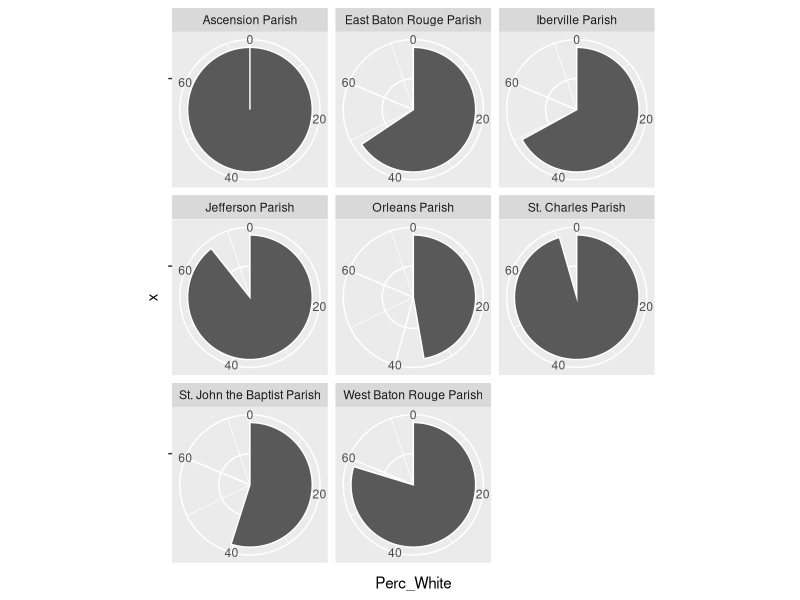

The R source for this figure: (Note: this script raises an error after producing the figure.)
## ---- chunk 1
knitr::opts_chunk$set(echo = TRUE, message = FALSE, warning = FALSE)
## ---- chunk 2
library(dplyr)
library(ggplot2)
library(tidyr)

hdat <- read.csv("R11371317_SL050.csv")
racedat <- read.csv("cc-est2018-alldata-22.csv")

racedat1 <- racedat %>% 
  filter(YEAR == 9,
         AGEGRP == 0) %>% 
  group_by(COUNTY) %>% 
  mutate(White = sum(WA_MALE, WA_FEMALE),
         Minority = TOT_POP - White,
         Perc_White = (White / TOT_POP) * 100,
         Perc_Minority = (Minority / TOT_POP) * 100) %>% 
  ungroup() %>% 
  select(STNAME, CTYNAME, TOT_POP, White, 
         Minority, Perc_White, Perc_Minority) %>% 
  mutate(LA_POP = sum(TOT_POP),
         LA_White_Perc = mean(Perc_White))

racedat2 <- racedat1 %>% 
  select(LA_White_Perc, STNAME) %>%
  pivot_wider(values_from = LA_White_Perc, names_from = STNAME) %>% 
  pivot_longer(values_to = "White", names_to = "Louisana", cols = 1)

racedat2 <- racedat1 %>% 
  select(LA_White_Perc, STNAME) %>%
  pivot_wider(values_from = LA_White_Perc, names_from = STNAME) %>% 
  pivot_longer(values_to = "White", names_to = "Louisana", cols = 1)

CAracedat1 <- racedat1  %>% 
           filter(CTYNAME %in% c("East Baton Rouge Parish", 
                                "West Baton Rouge Parish",
                                "Ascension Parish",
                                "St. John the Baptist Parish",
                                "Iberville Parish",
                                "St. Charles Parish",
                                "Jefferson Parish",
                                "Orleans Parish"))
## ---- chunk 3

ggplot(CAracedat1, aes(x = "", y = Perc_White, fill = )) +
   geom_bar(stat="identity", width=1, color="white") +
   coord_polar("y", start=0) +
   facet_wrap(~ CTYNAME)

ggplot(racedat2, aes(x = "", y = value, fill = )) +
  geom_bar(stat="identity", width=1, color="white") +
  coord_polar("y", start=0)


